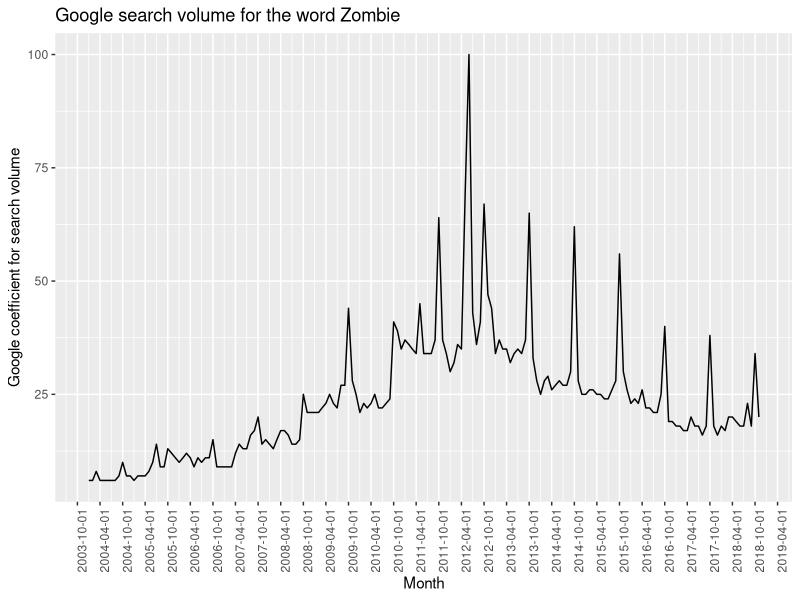
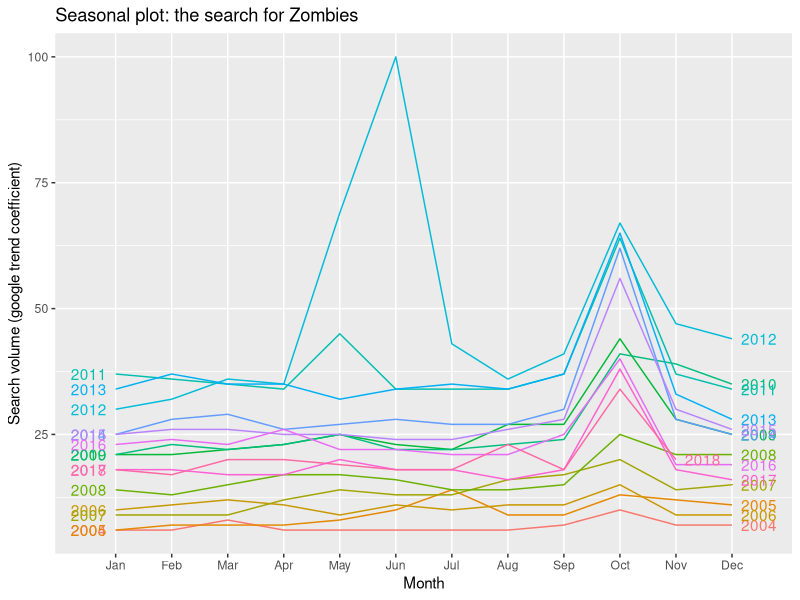
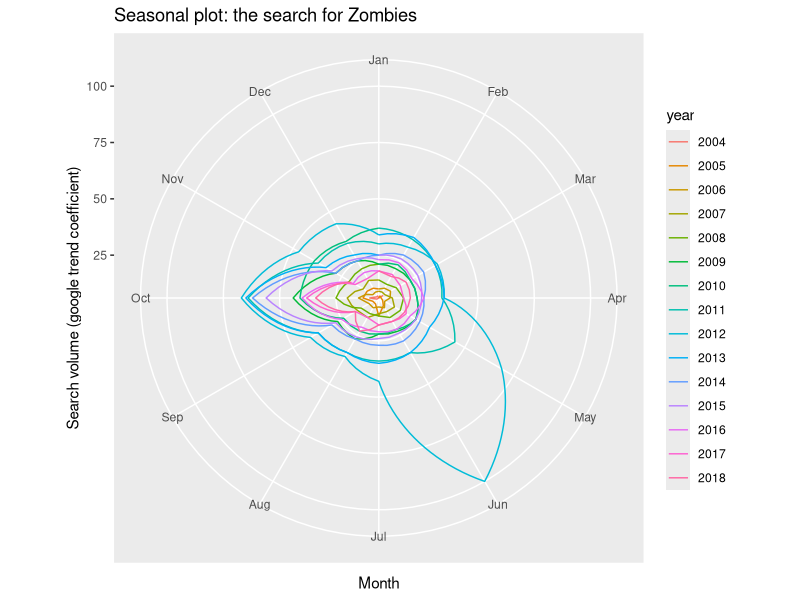
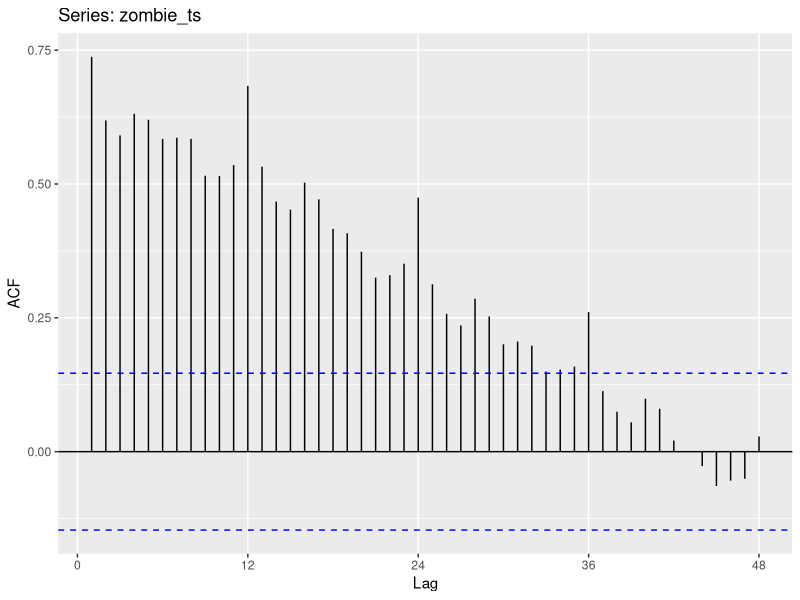
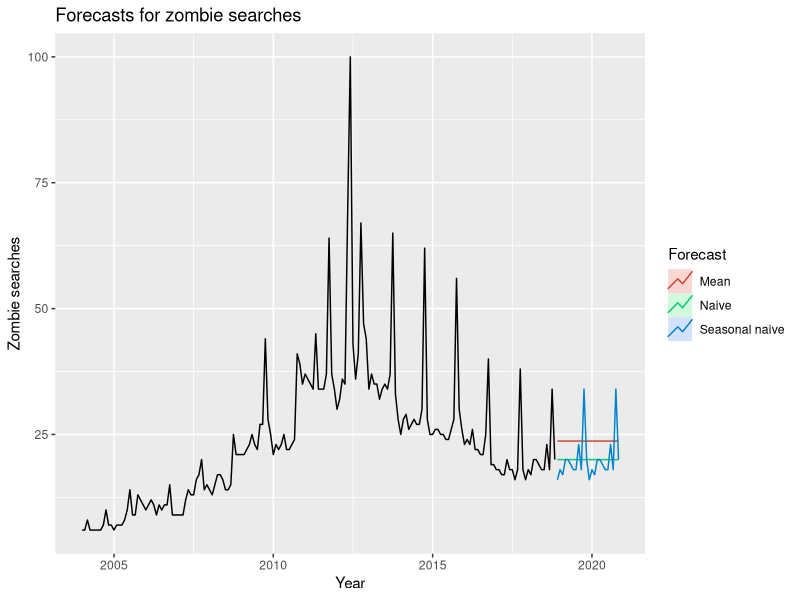
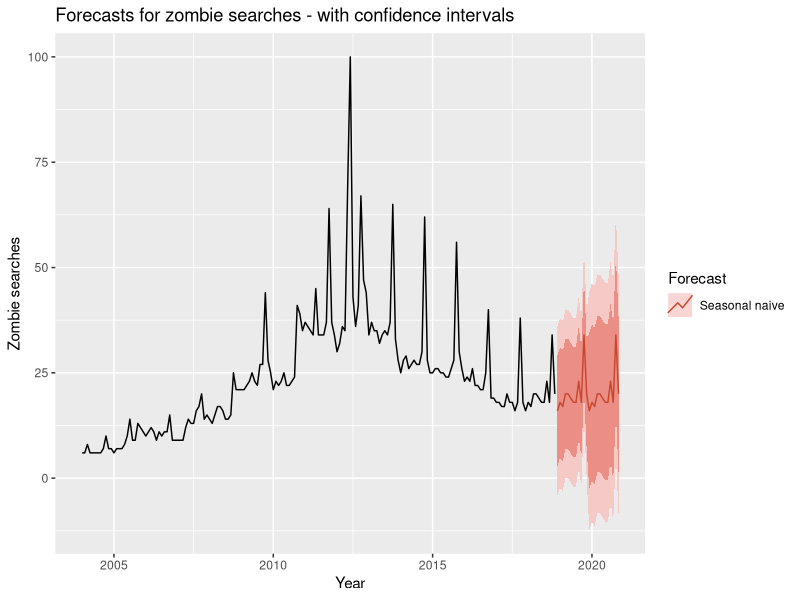
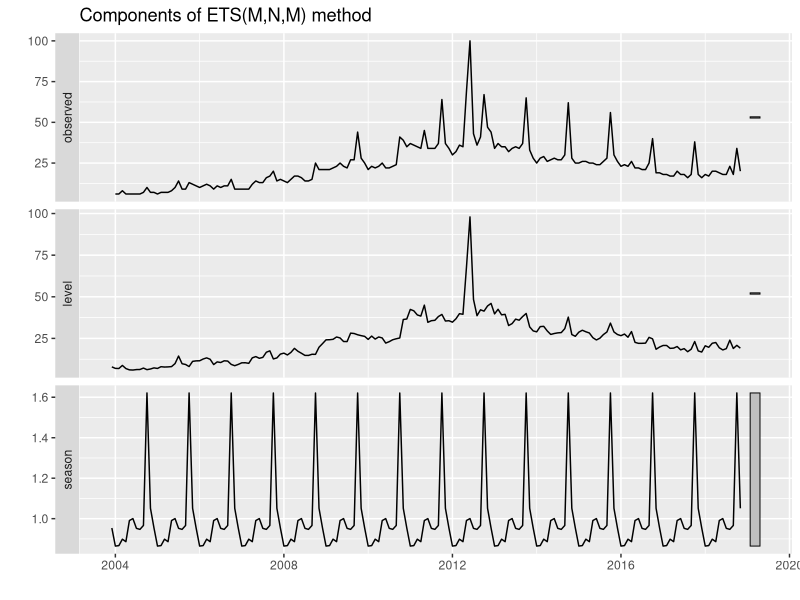
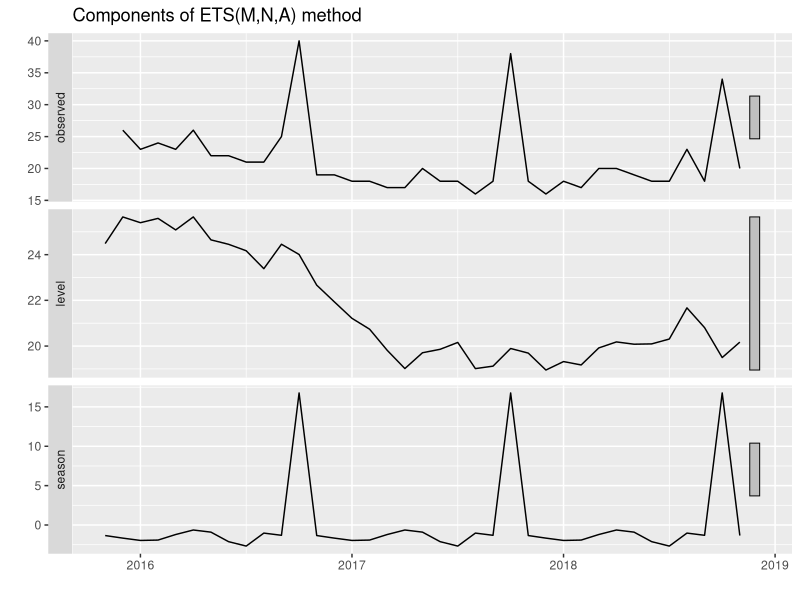

R code for these plots, in order:
## ---- chunk 1

library(tidyverse)
zombie_raw <- read_csv("data-files/zombieTimeline.csv", skip = 3,
                       col_names = c("Month", "search_volume"))
glimpse(zombie_raw)

# most of the time the data format will not be so nice, and you will have to consolidate data.
# in this case we already get a year-month data ready. Just need to turn it into date.
zombie_raw <- zombie_raw %>%
  mutate(Month = lubridate::ymd(paste0(Month, "-01")))

zombie_ts <- ts(zombie_raw$search_volume, start = 2004, frequency = 12)
# frequency is super important, it will be used later on in our forecast algorithms.
# Frequency can have values:
# 1=Annual
# 4=Quarterly
# 12=Monthly
# 52=Weekly
# 60=Seconds
# 24=Hourly
# 7=Daily
# You get the drift...

# You can see that R prints the data in a nice table:
zombie_ts

# Here is the timeplot describing search volume of zombie
ggplot(zombie_raw, aes(x = Month, y = search_volume)) + 
  geom_line() + 
  ggtitle("Google search volume for the word Zombie") + 
  ylab("Google coefficient for search volume") + 
  scale_x_date(date_breaks = "6 months") + 
  theme(axis.text.x = element_text(angle = 90))
## ---- chunk 2
library(forecast)
ggseasonplot(zombie_ts, year.labels = TRUE, year.labels.left = TRUE) + 
  ylab("Search volume (google trend coefficient)") + 
  ggtitle("Seasonal plot: the search for Zombies")
# polar view
ggseasonplot(zombie_ts, polar = TRUE) + 
  ylab("Search volume (google trend coefficient)") + 
  ggtitle("Seasonal plot: the search for Zombies")

## ---- chunk 3
ggAcf(zombie_ts, lag = 48)
## ---- chunk 4
autoplot(zombie_ts) +
  autolayer(meanf(zombie_ts, h=24),
    series="Mean", PI=FALSE) +
  autolayer(naive(zombie_ts, h=24),
    series="Naive", PI=FALSE) +
  autolayer(snaive(zombie_ts, h=24),
    series="Seasonal naive", PI=FALSE) +
  ggtitle("Forecasts for zombie searches") +
  xlab("Year") + ylab("Zombie searches") +
  guides(colour=guide_legend(title="Forecast")) 
# With confidence intervals using the seasonal naive model:
autoplot(zombie_ts) +
  autolayer(snaive(zombie_ts, h=24),
    series="Seasonal naive", PI=TRUE) +
  ggtitle("Forecasts for zombie searches - with confidence intervals") +
  xlab("Year") + ylab("Zombie searches") +
  guides(colour=guide_legend(title="Forecast")) 
## ---- chunk 5
zombie_ets <- ets(zombie_ts)
summary(zombie_ets)
autoplot(zombie_ets)
## ---- chunk 6
zombie_ets_3yrs <- ets(tail(zombie_ts, 36))
summary(zombie_ets_3yrs)
autoplot(zombie_ets_3yrs)
## ---- chunk 7
zombie_prediction <- predict(zombie_ets, h = 36)
autoplot(zombie_prediction)
